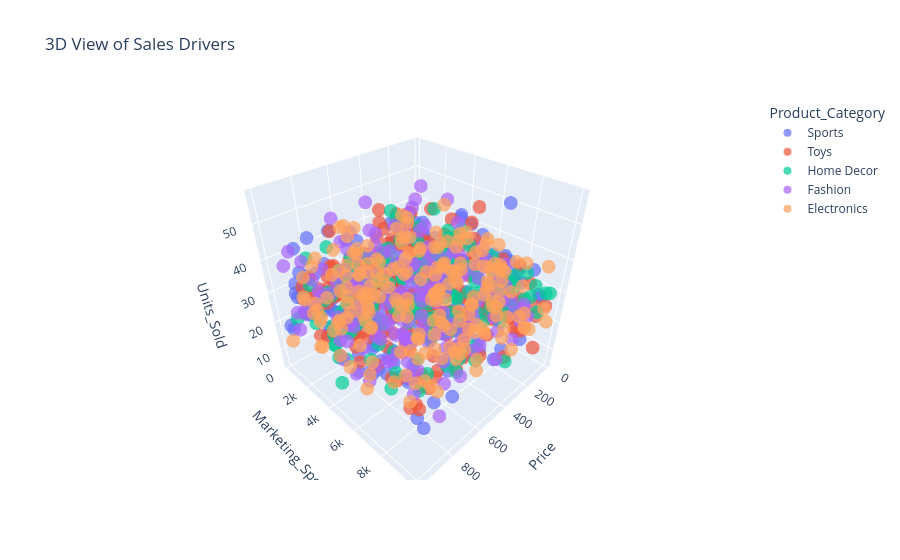

Write notebook code for a chart like this one.
### Markdown cell above
### 6.3 3D Scatter: Price, Marketing Spend, Sales

### Code cell
# Visualization: 3D Scatter Plot of Price, Marketing, and Sales
fig = px.scatter_3d(df, x='Price', y='Marketing_Spend', z='Units_Sold',
                    color='Product_Category', opacity=0.7, title='3D View of Sales Drivers')
fig.show()

### Figure 1 — Plotly figure (JSON) as saved in the notebook; plotly's stock layout.template omitted (floating-point values rounded to 4 significant figures; data arrays with more than 128 entries replaced by an {"elided": "..."} marker saying what was removed)
{"data": [{"hovertemplate": "Product_Category=Sports<br>Price=%{x}<br>Marketing_Spend=%{y}<br>Units_Sold=%{z}<extra></extra>", "legendgroup": "Sports", "marker": {"color": "#636efa", "opacity": 0.7, "symbol": "circle"}, "mode": "markers", "name": "Sports", "scene": "scene", "showlegend": true, "type": "scatter3d", "x": {"elided": "206 float values"}, "y": {"elided": "206 float values"}, "z": {"elided": "206 int values"}}, {"hovertemplate": "Product_Category=Toys<br>Price=%{x}<br>Marketing_Spend=%{y}<br>Units_Sold=%{z}<extra></extra>", "legendgroup": "Toys", "marker": {"color": "#EF553B", "opacity": 0.7, "symbol": "circle"}, "mode": "markers", "name": "Toys", "scene": "scene", "showlegend": true, "type": "scatter3d", "x": {"elided": "204 float values"}, "y": {"elided": "204 float values"}, "z": {"elided": "204 int values"}}, {"hovertemplate": "Product_Category=Home Decor<br>Price=%{x}<br>Marketing_Spend=%{y}<br>Units_Sold=%{z}<extra></extra>", "legendgroup": "Home Decor", "marker": {"color": "#00cc96", "opacity": 0.7, "symbol": "circle"}, "mode": "markers", "name": "Home Decor", "scene": "scene", "showlegend": true, "type": "scatter3d", "x": {"elided": "190 float values"}, "y": {"elided": "190 float values"}, "z": {"elided": "190 int values"}}, {"hovertemplate": "Product_Category=Fashion<br>Price=%{x}<br>Marketing_Spend=%{y}<br>Units_Sold=%{z}<extra></extra>", "legendgroup": "Fashion", "marker": {"color": "#ab63fa", "opacity": 0.7, "symbol": "circle"}, "mode": "markers", "name": "Fashion", "scene": "scene", "showlegend": true, "type": "scatter3d", "x": {"elided": "190 float values"}, "y": {"elided": "190 float values"}, "z": {"elided": "190 int values"}}, {"hovertemplate": "Product_Category=Electronics<br>Price=%{x}<br>Marketing_Spend=%{y}<br>Units_Sold=%{z}<extra></extra>", "legendgroup": "Electronics", "marker": {"color": "#FFA15A", "opacity": 0.7, "symbol": "circle"}, "mode": "markers", "name": "Electronics", "scene": "scene", "showlegend": true, "type": "scatter3d", "x": {"elided": "210 float values"}, "y": {"elided": "210 float values"}, "z": {"elided": "210 int values"}}], "layout": {"legend": {"title": {"text": "Product_Category"}, "tracegroupgap": 0}, "scene": {"domain": {"x": [0, 1], "y": [0, 1]}, "xaxis": {"title": {"text": "Price"}}, "yaxis": {"title": {"text": "Marketing_Spend"}}, "zaxis": {"title": {"text": "Units_Sold"}}}, "title": {"text": "3D View of Sales Drivers"}}}
